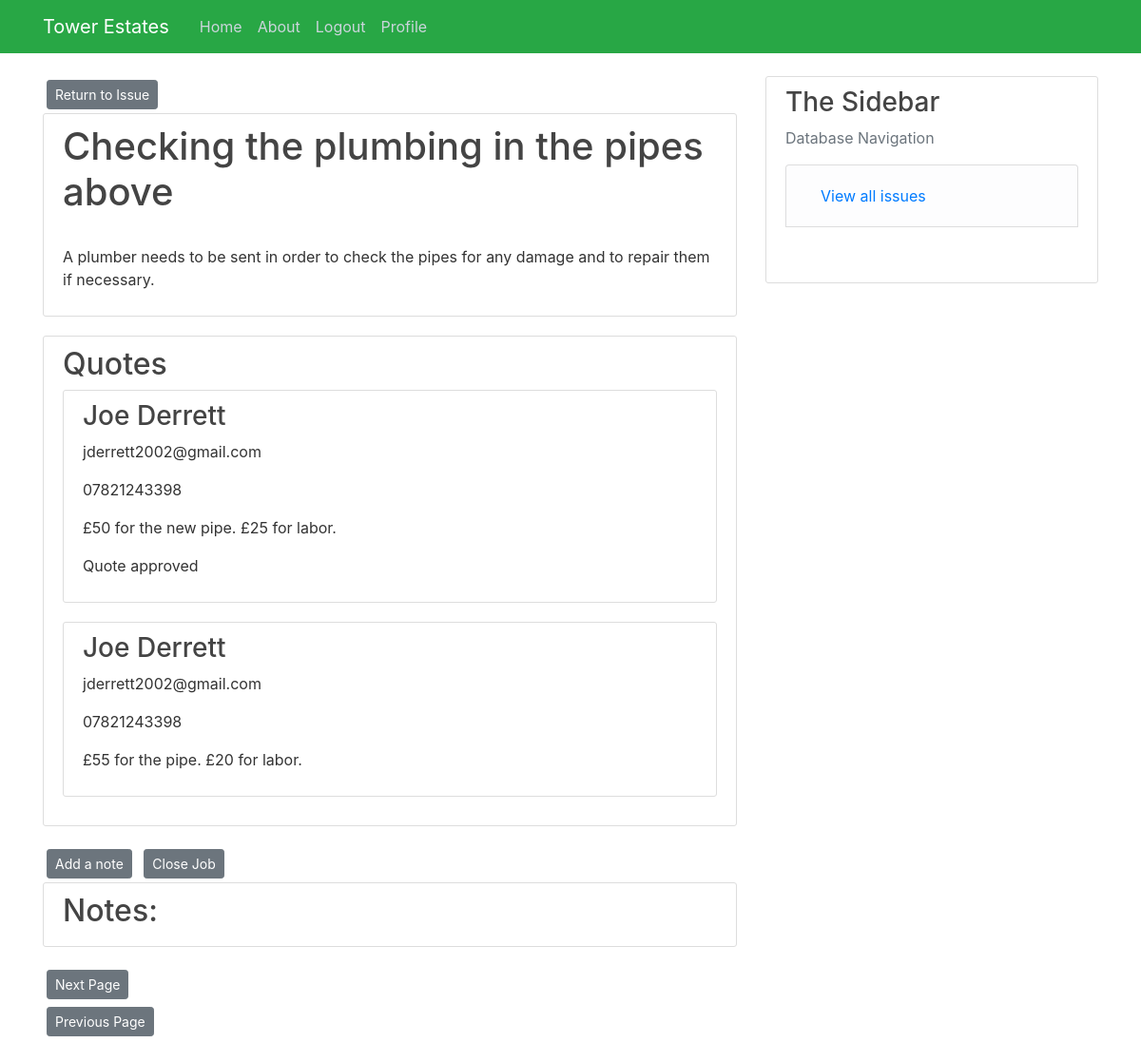
/Job/1 (signed in), run on an earlier commit of the app's database.
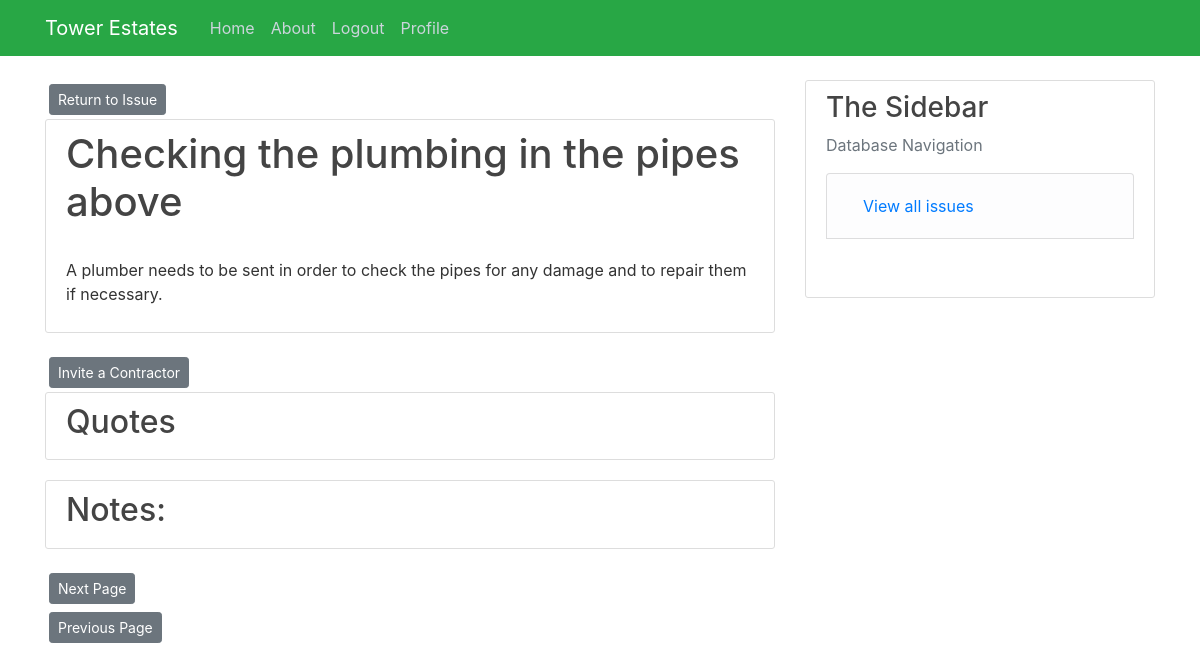
And on a later commit of the database.
### Tower/models.py (models this page shows, shortened)
class Quotes(db.Model):  # Quotes for jobs table
    quote_id = db.Column(db.Integer, primary_key=True)
    created = db.Column(db.DateTime, default=datetime.utcnow)
    content = db.Column(db.String(500), nullable=False)
    chosen = db.Column(db.Boolean, default=False)
    job = db.Column(db.Integer, db.ForeignKey("jobs.job_id"), nullable=False)
    contractor = db.Column(db.Integer, db.ForeignKey("user.user_id"), nullable=False)

class User(db.Model, UserMixin):  # User table
    user_id = db.Column(db.Integer, primary_key=True)
    name = db.Column(db.String(55), nullable=False)
    phone_number= db.Column(db.String(15), nullable=False)
    role= db.Column(db.String(12), nullable=False)
    email = db.Column(db.String(120), unique=True, nullable=False)
    business= db.Column(db.String(150), nullable=True)
    password = db.Column(db.String(64), nullable=False)
    properties = db.relationship("Properties",cascade="all, delete-orphan" ,backref="User", lazy=True)
    occupants = db.relationship("Tenancies", backref="User", secondary=occupants, lazy=True)
    contractor = db.relationship("Quotes", cascade="all, delete-orphan",backref="User", lazy=True)

### Tower/routes.py (the view)
@app.route("/Job/<int:job_id>")  # Job page
@login_required
def Job(job_id):
    page = request.args.get("page", 1, type=int)
    job = db.session.query(Jobs).filter(Jobs.job_id == job_id).first()
    quotes = db.session.query(Quotes, User).outerjoin(Quotes, User.user_id == Quotes.contractor).filter(
        Quotes.job == job_id).all()
    approved = False  # Checks if any quotes have been approved already
    for quote in quotes:
        if quote.Quotes.chosen == True:
            approved = True
    data = db.session.query(Jobs_Notes).filter_by(job = job_id)
    notes = data.paginate(page, per_page=5)
    next_url = url_for("Job", page=notes.next_num) \
        if notes.has_next else None
    prev_url = url_for("Job", page=notes.prev_num) \
        if notes.has_prev else None
    return render_template("Job.html", title="Job page", job=job, quotes=quotes, approved=approved, notes=notes, next_url=next_url, prev_url=prev_url)

### Tower/models.py (called while the page is built)
@login_manager.user_loader
def load_user(user_id):
    return User.query.get(int(user_id))

### Tower/templates/Job.html (shortened to what this page needs)
{% extends "layout.html" %}
{% block content %}
<a class="btn btn-secondary btn-sm m-1" href="{{url_for('Issue_page', issue_id = job.issue) }}">Return to Issue</a>
<div class="content-section">
    <h2 class="account-heading"> {{ job.summary }}</h2>
    <br>
    <p>{{job.content}}</p>
</div>
{% if approved == False %}
<a class="btn btn-secondary btn-sm m-1" href="{{url_for('Invite_contractor', job_id = job.job_id)}}">Invite a Contractor</a>
{% endif %}
<div class="content-section">
    <h2 class="article-title">Quotes</h2>
    {% for thing in quotes %}
        <div class="content-section">
            <h3> {{thing.User.name}}</h3>
            <p>{{thing.User.email}}</p>
            <p>{{thing.User.phone_number}}</p>
            <p> {{thing.Quotes.content}} </p>
            {% if thing.Quotes.chosen == True %}
            <p>Quote approved</p>
            {% endif %}
        </div>
    {% endfor %}
</div>
<div>
    {%if job.closed == False%}
    <a class="btn btn-secondary btn-sm m-1" href=" {{url_for('add_job_note', job_id = job.job_id)}}">Add a note</a>
    <a class="btn btn-secondary btn-sm m-1" href=" {{url_for('job_closing', job_id = job.job_id)}}">Close Job</a>
    {% endif %}
</div>
<div class="content-section">
    <h2 class="article-title">Notes: </h2>
</div>
<div>
    <a class="btn btn-secondary btn-sm m-1" href=" {{next_url}}">Next Page</a>
</div>
<div>
    <a class="btn btn-secondary btn-sm m-1" href=" {{prev_url}}">Previous Page</a>
</div>
{% endblock content %}

What changed in the data, as far as the page shows it:
removed Quotes: User.name "Joe Derrett", User.email "jderrett2002@gmail.com", User.phone_number "07821243398", Quotes.content "£50 for the new pipe. £25 for labor.", chosen "Quote approved"
removed Quotes: User.name "Joe Derrett", User.email "jderrett2002@gmail.com", User.phone_number "07821243398", Quotes.content "£55 for the pipe. £20 for labor."
changed Jobs "Checking the plumbing in the pipes above": closed False → True (drawn)
Also different on the page:
text no longer shown: "Add a note Close Job"
text now shown: "Invite a Contractor"
